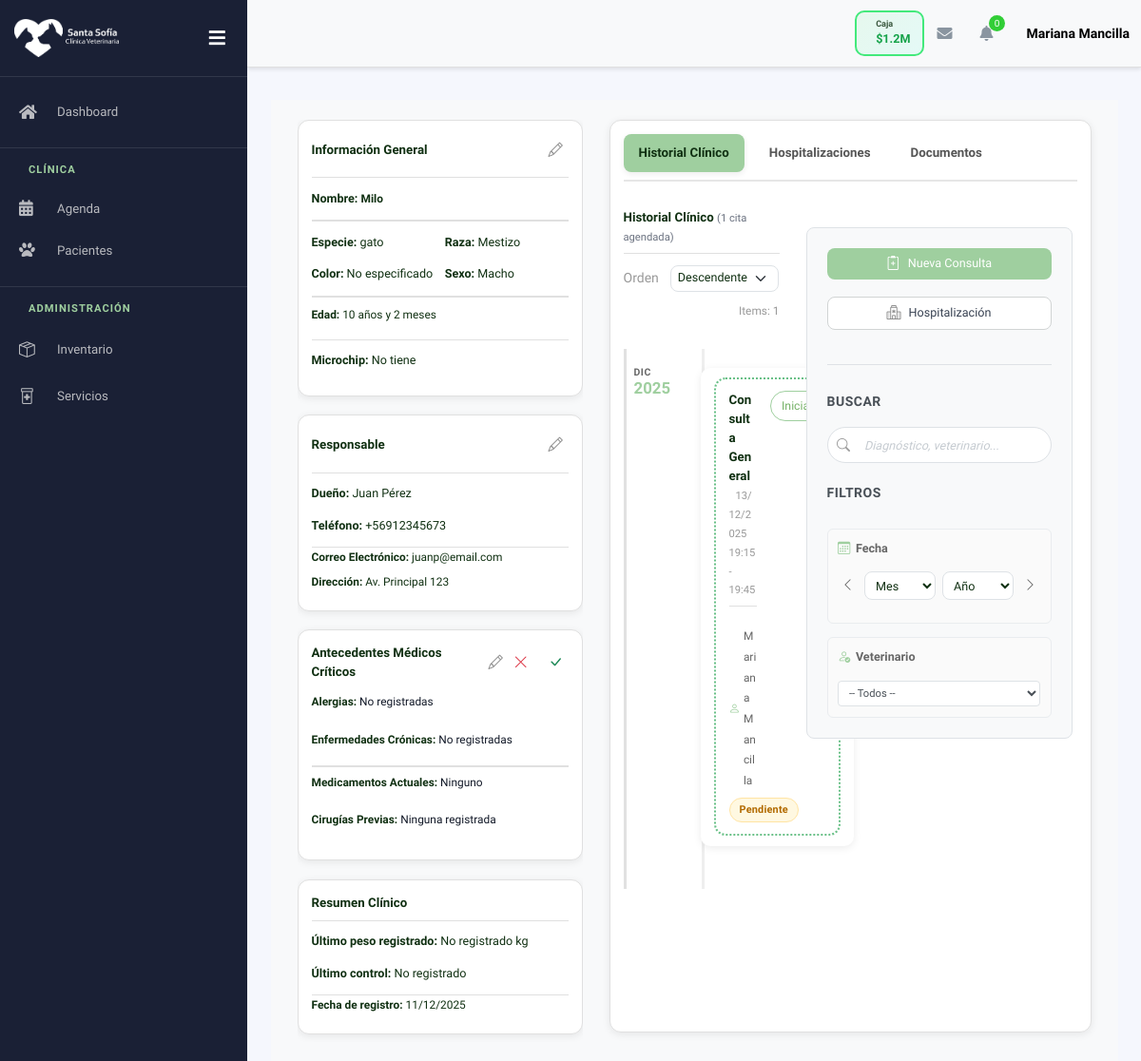
Before: /clinica/veterinarios/pacientes/5/ (signed in) with the older database file.
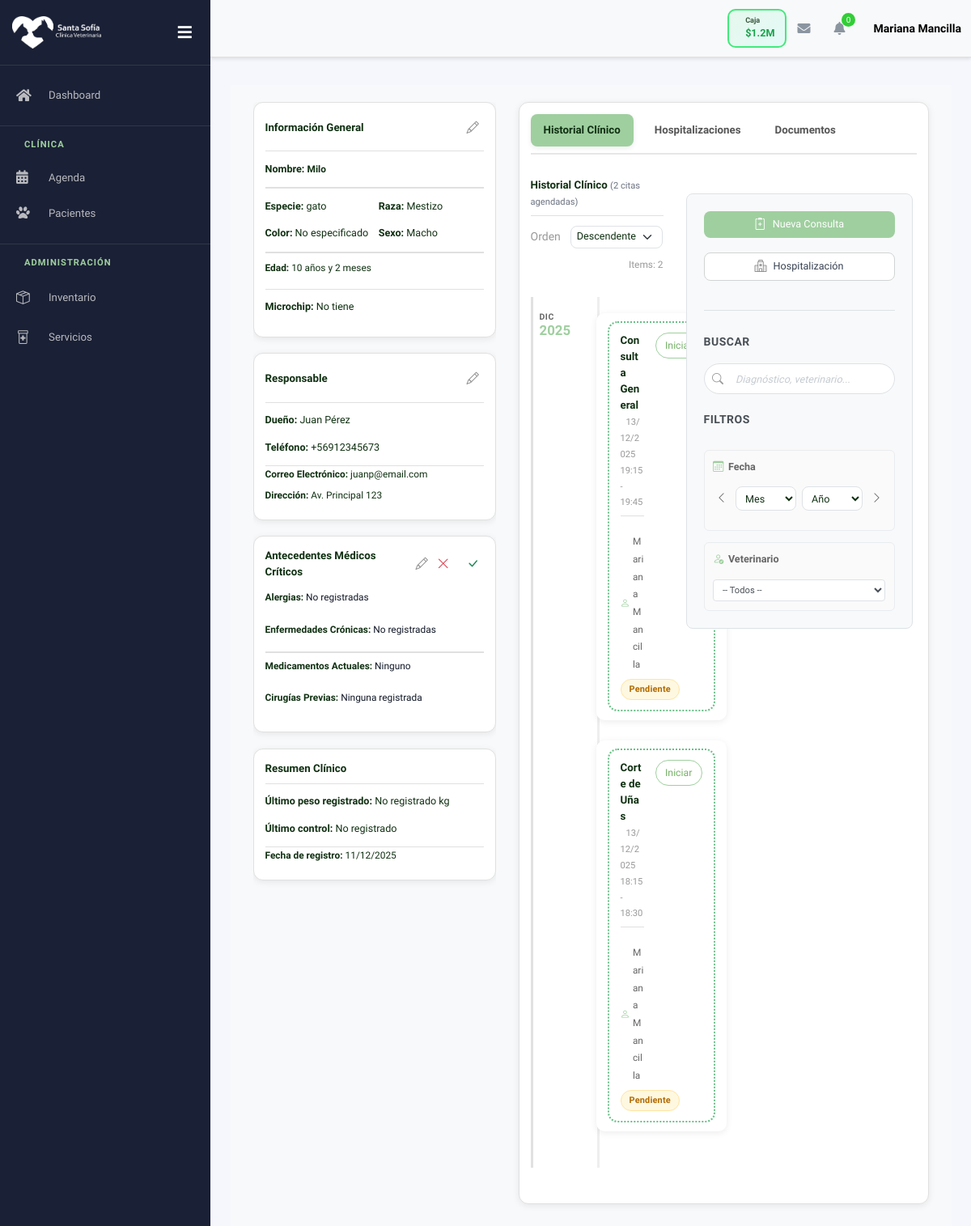
After: the same page with the newer database file.
### agenda/models.py (models this page shows, shortened)
class Cita(models.Model):
    ESTADO_CHOICES = [
        ('pendiente', 'Pendiente'),
        ('confirmada', 'Confirmada'),
        ('en_curso', 'En Curso'),
        ('completada', 'Completada'),
        ('cancelada', 'Cancelada'),
        ('no_asistio', 'No Asistió'),
    ]
    TIPO_CHOICES = [
        ('consulta', 'Consulta General'),
        ('vacunacion', 'Vacunación'),
        ('cirugia', 'Cirugía'),
        ('control', 'Control'),
        ('emergencia', 'Emergencia'),
        ('peluqueria', 'Peluquería'),
        ('otro', 'Otro'),
    ]
    paciente = models.ForeignKey(Paciente, on_delete=models.CASCADE, related_name='citas')
    veterinario = models.ForeignKey(
        settings.AUTH_USER_MODEL,
        on_delete=models.SET_NULL,
        null=True,
        related_name='citas_asignadas',
        limit_choices_to={'rol': 'veterinario'}
    )
    servicio = models.ForeignKey(
        Servicio,
        on_delete=models.SET_NULL,
        null=True,
        blank=True,
        related_name='citas',
        help_text='Servicio asociado a la cita'
    )
    fecha = models.DateField()
    hora_inicio = models.TimeField()
    hora_fin = models.TimeField(blank=True, null=True)
    start_block = models.PositiveSmallIntegerField(blank=True, null=True, help_text='Índice de bloque de inicio (0-95)')
    end_block = models.PositiveSmallIntegerField(blank=True, null=True, help_text='Índice de bloque fin exclusivo (1-96)')
    tipo = models.CharField(max_length=20, choices=TIPO_CHOICES, default='consulta')
    estado = models.CharField(max_length=20, choices=ESTADO_CHOICES, default='pendiente')
    motivo = models.TextField()
    notas = models.TextField(blank=True, null=True)
    recordatorio_enviado = models.BooleanField(default=False)
    fecha_creacion = models.DateTimeField(auto_now_add=True)
    fecha_modificacion = models.DateTimeField(auto_now=True)
    class Meta:
        verbose_name = 'Cita'
        verbose_name_plural = 'Citas'
        ordering = ['fecha', 'hora_inicio']
        unique_together = ['veterinario', 'fecha', 'hora_inicio']
        indexes = [
            models.Index(fields=['fecha', 'estado']),
            models.Index(fields=['veterinario', 'fecha']),
            models.Index(fields=['veterinario', 'fecha', 'start_block']),
        ]
    def __str__(self):
        return f"Cita {self.paciente.nombre} - {self.fecha} {self.hora_inicio}"

### servicios/models.py (models this page shows, shortened)
class Servicio(models.Model):
    idServicio = models.AutoField(primary_key=True)
    nombre = models.CharField(
        max_length=150,
        verbose_name="Nombre del Servicio"
    )
    descripcion = models.TextField(
        blank=True,
        null=True,
        verbose_name="Descripción"
    )
    categoria = models.CharField(
        max_length=100,
        verbose_name="Categoría"
    )
    precio = models.PositiveIntegerField(
        default=0,
        verbose_name="Precio del Servicio"
    )
    duracion = models.PositiveIntegerField(
        default=0,
        verbose_name="Duración (minutos)"
    )
    fecha_creacion = models.DateTimeField(
        auto_now_add=True,
        verbose_name="Fecha de Registro"
    )
    fecha_actualizacion = models.DateTimeField(
        auto_now=True,
        verbose_name="Última Actualización"
    )
    class Meta:
        db_table = "Servicio"
        verbose_name = "Servicio Veterinario"
        verbose_name_plural = "Servicios Veterinarios"
        ordering = ["nombre"]

### cuentas/models.py (models this page shows, shortened)
class CustomUser(AbstractBaseUser, PermissionsMixin):
    ROLES = [
        ('administracion', 'Administración'),
        ('veterinario', 'Veterinario'),
        ('recepcion', 'Recepción'),
    ]
    rut = models.CharField(max_length=12, unique=True, verbose_name="RUT")
    username = models.CharField(max_length=20, unique=True, editable=False)
    nombre = models.CharField(max_length=50)
    apellido = models.CharField(max_length=50)
    correo = models.EmailField(unique=True)
    telefono = models.CharField(max_length=20, blank=True, null=True)
    direccion = models.CharField(max_length=255, blank=True, null=True)
    tipo_contrato = models.CharField(max_length=50, blank=True, null=True)
    rol = models.CharField(max_length=20, choices=ROLES, default='recepcion', verbose_name="Rol")
    is_staff = models.BooleanField(default=False)
    is_active = models.BooleanField(default=True)
    date_joined = models.DateTimeField(default=timezone.now)
    objects = CustomUserManager()
    USERNAME_FIELD = 'rut'
    REQUIRED_FIELDS = ['correo', 'nombre', 'apellido']
    def get_rol_display_custom(self):
        if self.is_staff and self.is_superuser:
            return 'Administración'
        return self.get_rol_display()

### clinica/views.py (the view, shortened to what this page needs)
# urls.py: path('veterinarios/pacientes/<int:paciente_id>/', views.ficha_paciente, name='ficha_paciente'),
@login_required
def ficha_paciente(request, paciente_id):
    import sys
    print(f"\n{'#'*80}\n>>> INICIO FICHA_PACIENTE - ID: {paciente_id}\n{'#'*80}", file=sys.stderr)
    paciente = get_object_or_404(Paciente, id=paciente_id)
    consultas = Consulta.objects.filter(paciente=paciente).select_related('veterinario').order_by('-fecha')
    documentos = Documento.objects.filter(paciente=paciente).order_by('-fecha_subida')
    nombre_veterinario = f"{request.user.nombre} {request.user.apellido}".strip()
    veterinarios = CustomUser.objects.filter(rol='veterinario').order_by('nombre', 'apellido')
    hoy = timezone.localdate()
    todas_citas = Cita.objects.filter(paciente=paciente).select_related('veterinario', 'servicio')
    print(f"\n{'='*80}", file=sys.stderr)
    print(f"🔍 DEBUG QUERY", file=sys.stderr)
    print(f"📅 timezone.localdate(): {hoy} (tipo: {type(hoy)})", file=sys.stderr)
    print(f"👤 Paciente: {paciente.nombre} (ID: {paciente.id})", file=sys.stderr)
    print(f"📊 TODAS las citas del paciente: {todas_citas.count()}", file=sys.stderr)
    for c in todas_citas:
        print(f"   - Cita {c.id}: fecha={c.fecha} (tipo:{type(c.fecha)}) >= {hoy}? {c.fecha >= hoy}", file=sys.stderr)
    citas_agendadas = (
        Cita.objects.filter(paciente=paciente, fecha__gte=hoy)
        .exclude(estado__in=['completada', 'realizada'])
        .select_related('veterinario', 'servicio')
        .order_by('fecha', 'hora_inicio')
    )
    print(f"\n📊 Citas filtradas (fecha__gte={hoy}): {citas_agendadas.count()}", file=sys.stderr)
    if citas_agendadas.exists():
        print(f"\n🔍 CITAS ENCONTRADAS:", file=sys.stderr)
        for idx, cita in enumerate(citas_agendadas, 1):
            print(f"\n  📌 CITA #{idx}:", file=sys.stderr)
            print(f"     ID: {cita.id}", file=sys.stderr)
            print(f"     Fecha: {cita.fecha}", file=sys.stderr)
            print(f"     Hora: {cita.hora_inicio} - {cita.hora_fin}", file=sys.stderr)
            print(f"     Veterinario: {cita.veterinario.nombre} {cita.veterinario.apellido}", file=sys.stderr)
            print(f"     Servicio: {cita.servicio.nombre if cita.servicio else 'Sin servicio'}", file=sys.stderr)
            print(f"     Estado: {cita.estado}", file=sys.stderr)
    else:
        print(f"\n⚠️  NO HAY CITAS para este paciente desde hoy", file=sys.stderr)
    print(f"{'='*80}\n", file=sys.stderr)
    orden_timeline = request.GET.get('orden_timeline', 'desc').lower()
    if orden_timeline not in ['asc', 'desc']:
        orden_timeline = 'desc'
    timeline_items = []
    for cita in citas_agendadas:
        event_dt = _normalize_event_dt(cita)
        timeline_items.append({
            'tipo': 'cita',
            'obj': cita,
            'fecha': event_dt.date(),
            'sort_key': (event_dt.date(), event_dt.time()),
        })
    timeline_items = sorted(timeline_items, key=lambda item: item['sort_key'], reverse=(orden_timeline == 'desc'))
    try:
        print(f"🔎 timeline_items count (ficha_paciente): {len(timeline_items)}", file=sys.stderr)
        for i, it in enumerate(timeline_items[:5]):
            print(f"   [{i}] tipo={it['tipo']} sort_key={it['sort_key'][0]} {it['sort_key'][1]}", file=sys.stderr)
    except Exception:
        pass
    context = {
        'paciente': paciente,
        'consultas': consultas,
        'documentos': documentos,
        'nombre_veterinario': nombre_veterinario,
        'veterinarios': veterinarios,
        'citas_agendadas': citas_agendadas,
        'timeline_items': timeline_items,
        'orden_timeline': orden_timeline,
    }
    return render(request, 'consulta/ficha_mascota.html', context)

### clinica/templates/consulta/ficha_mascota.html (shortened to what the changed rows need)
{% extends 'partials/base.html' %}
{% load static %}
{% block extra_css %}
<link rel="stylesheet" href="{% static 'css/custom/pacientes.css' %}">
<link rel="stylesheet" href="{% static 'css/custom/consulta_inventario.css' %}">
<link rel="stylesheet" href="{% static 'css/custom/hospitalizaciones.css' %}">
{% endblock %}
{% block content %}
<div class="container-fluid py-4">
    <div class="general-container">
        <div class="general-information">
            <div class="section personal-info">
                <div class="section-header-with-edit">
                    <h2>Información General</h2>
                </div>
            </div>
            <div class="section responsable-section">
                <div class="section-header-with-edit">
                    <h2>Responsable</h2>
                </div>
            </div>
            <div class="section resumen-clinico antecedentes-compact">
                <div class="section-header-with-edit">
                    <h2>Antecedentes Médicos Críticos</h2>
                </div>
            </div>
            <div class="section resumen-clinico">
                <h2>Resumen Clínico</h2>
            </div>
        </div>
        <div class="section tabs-section">
            <div class="tabs-content">
                <div class="tab-content active" id="historial">
                    <div class="historial-container">
                        <div class="historial-main">
                            <div class="d-flex justify-content-between align-items-center flex-wrap gap-2">
                                <h3 class="mb-0">Historial Clínico
                                    <small style="color: #6b7280; font-size: 0.8rem; font-weight: normal;">
                                        ({{ citas_agendadas|length }} cita{{ citas_agendadas|length|pluralize }} agendada{{ citas_agendadas|length|pluralize }})
                                    </small>
                                </h3>
                                <form method="get" class="d-flex align-items-center gap-2">
                                    <label class="mb-0 small text-muted">Orden</label>
                                    <select name="orden_timeline" class="form-select form-select-sm" onchange="this.form.submit()" style="width: auto;">
                                    </select>
                                </form>
                                <small class="text-muted" style="margin-left:auto;">Items: {{ timeline_items|length }}</small>
                            </div>
                            <div class="timeline" id="timeline">
                                {% if timeline_items %}
                                    {% for item in timeline_items %}
                                        {% if item.tipo == 'cita' %}
                                            {% with cita=item.obj %}
                                            <div class="timeline-item"
                                                data-cita-id="{{ cita.id }}"
                                                data-servicio="{{ cita.servicio.nombre|default:'' }}"
                                                data-veterinario="{{ cita.veterinario.nombre }} {{ cita.veterinario.apellido }}"
                                                data-fecha="{{ item.fecha|date:'d/m/Y' }}"
                                                data-hora="{{ cita.hora_inicio|time:'H:i' }}">
                                                <div class="timeline-date">
                                                    <span class="month">{{ item.fecha|date:"M" }}</span>
                                                    <span class="day">{{ item.fecha|date:"d" }}</span>
                                                </div>
                                                <div class="timeline-content">
                                                    <div class="timeline-card timeline-cita-agendada">
                                                        <div class="timeline-item-header">
                                                            <div class="timeline-item-info">
                                                                <h3 class="event-title timeline-item-title">
                                                                    {{ cita.servicio.nombre|default:"Cita agendada" }}
                                                                    <span class="timeline-item-date">
                                                                        {{ item.fecha|date:"d/m/Y" }} {{ cita.hora_inicio|time:"H:i" }} - {{ cita.hora_fin|time:"H:i" }}
                                                                    </span>
                                                                </h3>
                                                                <p class="event-subtitle timeline-item-subtitle">
                                                                    <i class="bi bi-person"></i> {{ cita.veterinario.nombre }} {{ cita.veterinario.apellido }}
                                                                </p>
                                                                <div class="timeline-item-meta">
                                                                    {% if cita.estado == 'completada' or cita.estado == 'realizada' %}
                                                                        <span class="cita-status-pill estado-realizada">Realizada</span>
                                                                    {% else %}
                                                                        <span class="cita-status-pill estado-pendiente">Pendiente</span>
                                                                    {% endif %}
                                                                </div>
                                                            </div>
                                                            {% if user.id == cita.veterinario_id %}
                                                            <button class="timeline-btn timeline-item-btn" onclick="iniciarCitaDesdeFicha({{ cita.id }}, this)">
                                                                Iniciar
                                                            </button>
                                                            {% else %}
                                                            <span class="badge bg-secondary" style="font-weight: 600;">Asignada a {{ cita.veterinario.nombre }} {{ cita.veterinario.apellido }}</span>
                                                            {% endif %}
                                                        </div>
                                                    </div>
                                                </div>
                                            </div>
                                            {% endwith %}
                                        {% endif %}
                                    {% endfor %}
                                {% endif %}
                            </div>
                        </div>
                    </div>
                </div>
            </div>
        </div>
    </div>
</div>
{% endblock %}

Changed rows visible on the page:
added Cita: obj.servicio.nombre "Corte de Uñas", fecha "13/12/2025", obj.hora_inicio "18:15", obj.hora_fin "18:30", obj.veterinario.nombre "Mariana", obj.veterinario.apellido "Mancilla", estado "Pendiente"
Other visible differences:
{{ citas_agendadas|length }}: "1" → "2"
{{ timeline_items|length }}: "1" → "2"
